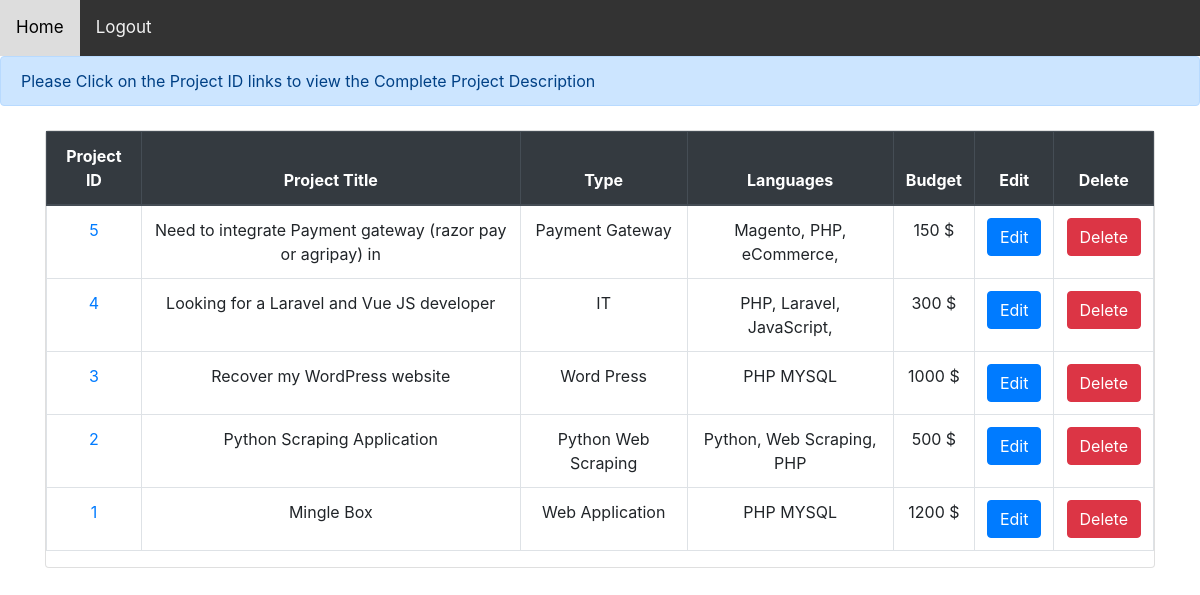
Before: /admin/viewprojectslist.php (signed in) with the older database file.
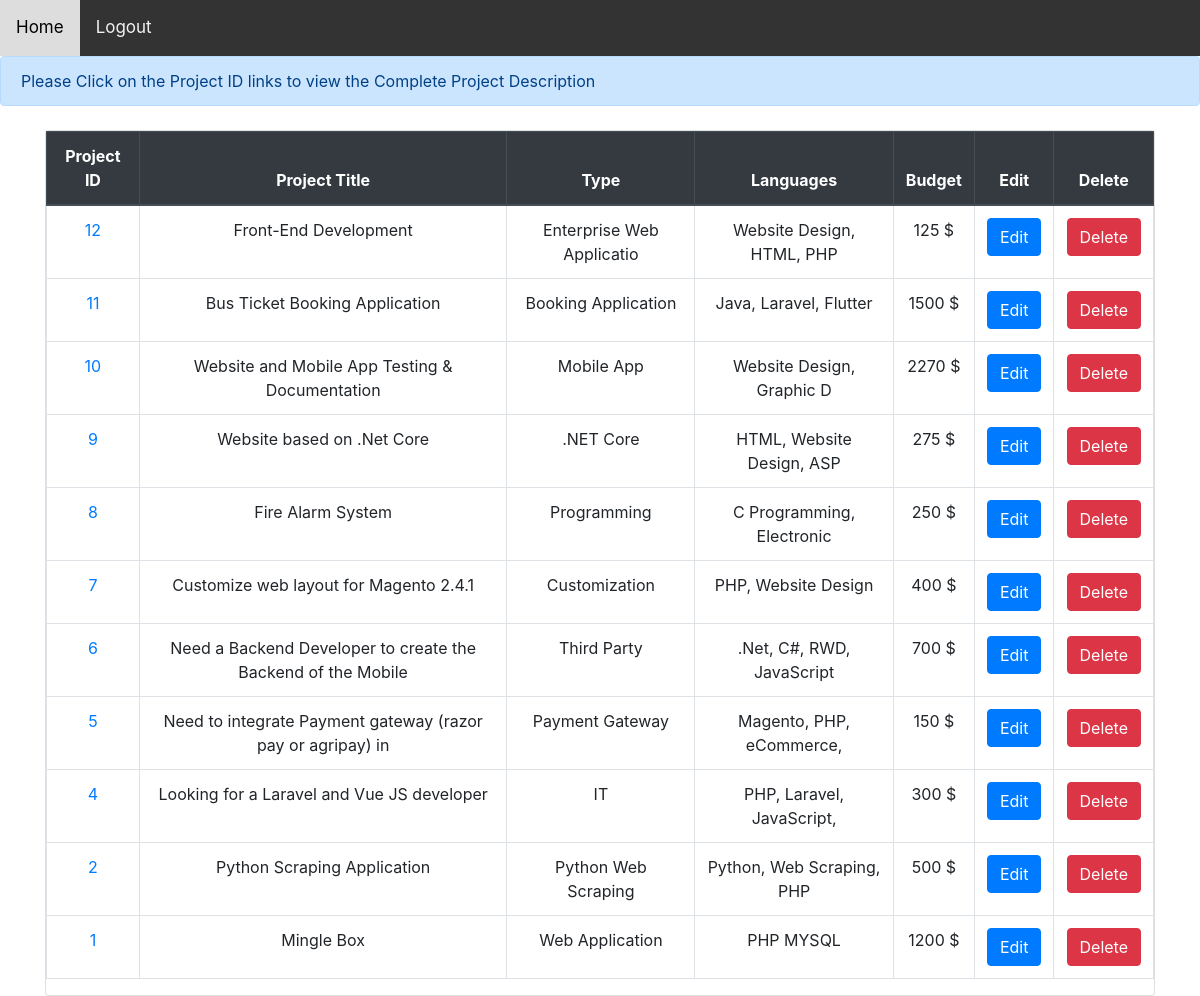
After: the same page with the newer database file.
### tables this page shows
CREATE TABLE IF NOT EXISTS `project` (
`ProjectID` int(12) NOT NULL,
  `ClientID` int(12) DEFAULT NULL,
  `Name` varchar(200) DEFAULT NULL,
  `Type` varchar(25) DEFAULT NULL,
  `Languages` varchar(250) DEFAULT NULL,
  `Duration` varchar(20) NOT NULL,
  `Budget` varchar(20) NOT NULL,
  `Description` varchar(1000) NOT NULL
);

### admin/viewprojectslist.php (the view, shortened to what this page needs)
<?php
require_once("adminheader.php");
require_once("../connection.php");
    $msg='<div class="alert alert-primary">Please Click on the Project ID links to view the Complete Project Description</div>';
echo $msg;
    $query = " SELECT * FROM project ORDER BY ProjectID DESC";
    $result = mysqli_query($conn,$query);
?>
<!DOCTYPE html>
<html lang="en">
<head>
    <link rel="stylesheet" a href="../CSS/bootstrap.css"/>
</head>
<body class="bg-white">
        <div class="container">
            <div class="row">
                <div class="col-lg-12 m-auto">
                    <div class="card mt-2">
                        <table class="table table-bordered table-hover text-center">
                            <thead class="thead-dark">
                            <tr>
                                <th> Project ID </th>
                                <th> Project Title </th>
                                <th> Type </th>
                                <th> Languages </th>
                                <th> Budget </th>
                                <th> Edit  </th>
                                <th> Delete </th>
                            </tr>
                            </thead>
                            <?php
                                   if (mysqli_num_rows($result) > 0) {
                                    while($row=mysqli_fetch_assoc($result))
                                    {
                                        $projectID = $row['ProjectID'];
                                        $proj_name = $row['Name'];
                                        $proj_type = $row['Type'];
                                        $proj_languages= $row['Languages'];
                                        $proj_budget = $row['Budget'];
                            ?>
                                    <tr>
                                        <td><a href="viewcompleteprojects.php?projectID=<?php echo $projectID; ?>"><?php echo $projectID; ?></a></td>
                                        <td><?php echo $proj_name; ?></td>
                                        <td><?php echo $proj_type; ?></td>
                                        <td><?php echo $proj_languages; ?></td>
                                        <td><?php echo $proj_budget; ?></td>
                                        <td><a href="editprojects.php?projectID=<?php echo $projectID; ?>"class = 'btn btn-primary'>Edit</a></td>
                                        <td><a onClick="return confirm('Are you sure you want to delete?')" href='deleteprojects.php?projectID=<?php echo $projectID; ?>' type='button' class='btn btn-danger'>Delete</a></td>
                                    </tr>
                           <?php
                                }
                            }
                            else{
                                $result1='<div class="alert alert-danger">No Project Has been Added</div>';
                                echo $result1;}
                            ?>
                        </table>
                    </div>
                </div>
            </div>
        </div>
</body>
</html>

### admin/adminheader.php (shortened to what this page needs)
<!DOCTYPE html>
<html>
<head>
</head>
<body>
<div class="topnav">
  <a href="admindashboard.php">Home</a>
  <a href="../logout.php">Logout</a>
</div>
</body>
</html>

### admin/adminheader.php (style rules this page uses)
body { margin: 1; font-family: Arial, Helvetica, sans-serif; }
.topnav { overflow: hidden; background-color: #333; }
.topnav a { float: left; color: #f2f2f2; text-align: center; padding: 15px 16px; text-decoration: none; font-size: 17px; }

Changed rows visible on the page:
removed project: ProjectID "3", Name "Recover my WordPress website", Type "Word Press", Languages "PHP MYSQL", Budget "1000 $"
added project: ProjectID "12", Name "Front-End Development", Type "Enterprise Web Applicatio", Languages "Website Design, HTML, PHP", Budget "125 $"
added project: ProjectID "11", Name "Bus Ticket Booking Application", Type "Booking Application", Languages "Java, Laravel, Flutter", Budget "1500 $"
added project: ProjectID "10", Name "Website and Mobile App Testing & Documentation", Type "Mobile App", Languages "Website Design, Graphic D", Budget "2270 $"
added project: ProjectID "9", Name "Website based on .Net Core", Type ".NET Core", Languages "HTML, Website Design, ASP", Budget "275 $"
added project: ProjectID "8", Name "Fire Alarm System", Type "Programming", Languages "C Programming, Electronic", Budget "250 $"
added project: ProjectID "7", Name "Customize web layout for Magento 2.4.1", Type "Customization", Languages "PHP, Website Design", Budget "400 $"
added project: ProjectID "6", Name "Need a Backend Developer to create the Backend of the Mobile", Type "Third Party", Languages ".Net, C#, RWD, JavaScript", Budget "700 $"
